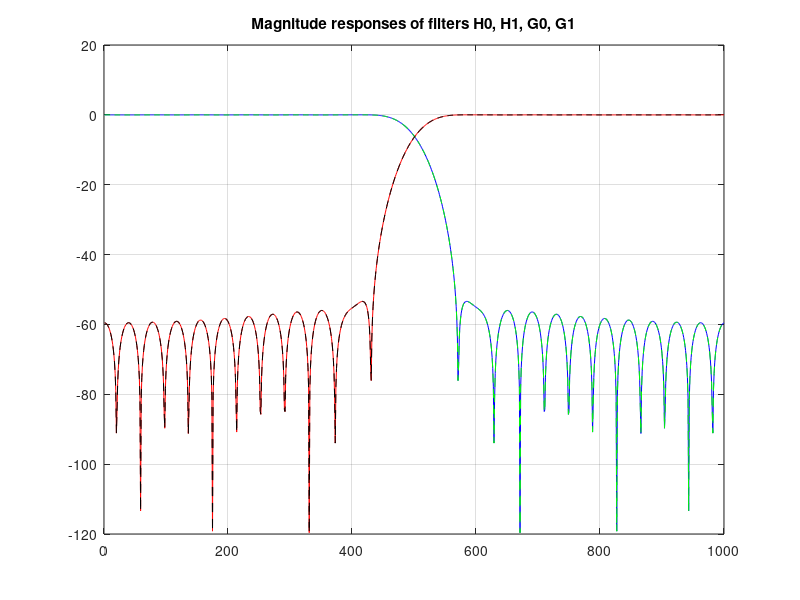
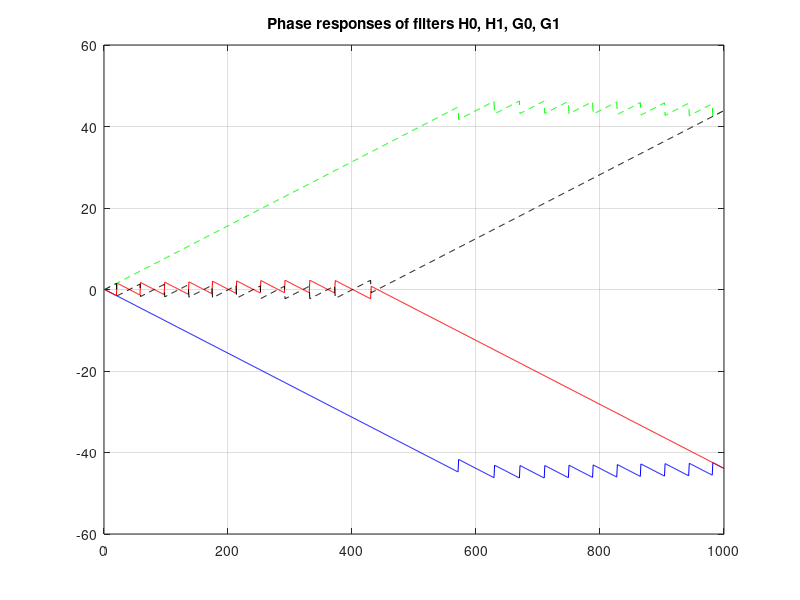
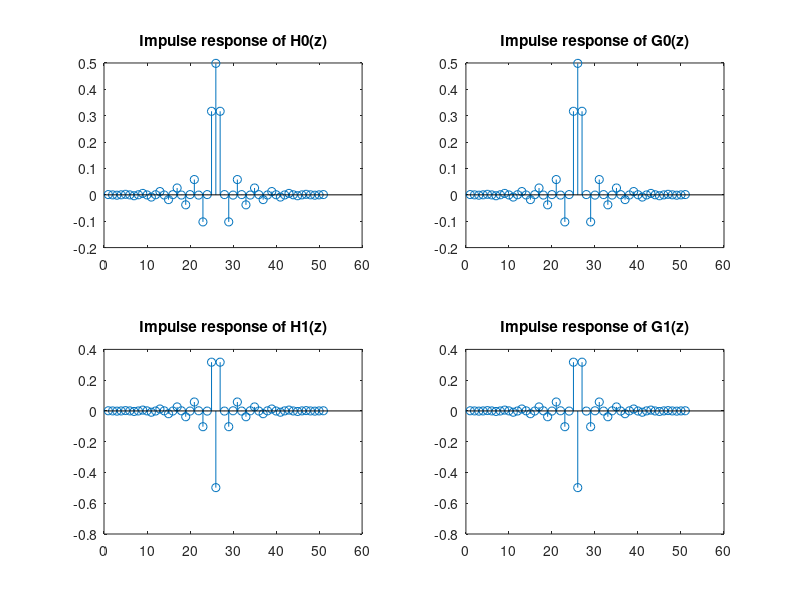
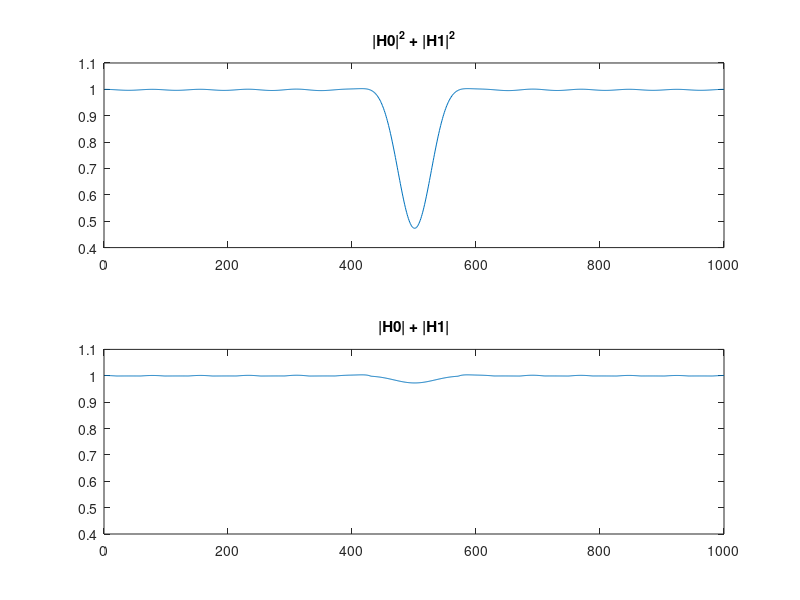

These charts were generated, in order, by the following MATLAB code: (Note: this script raises an error after producing the figures.)
% Multi-band signal processing - filter banks

%%%%%%%%%%%%%%%%%%%%%%%%%%%%%%%%%%%%%%%%%%%%%%%%%%
% Design of filters
%%%%%%%%%%%%%%%%%%%%%%%%%%%%%%%%%%%%%%%%%%%%%%%%%%

fs=16000;

% MATLAB prototype
%%%%%%%%%%%%%%%%%%%%%%%%
M=50;
b0=fir1(M,0.5,'low');

% Perfect reconstruction filter bank (QMF filters)
%%%%%%%%%%%%%%%%%%%%%%%%%%%%%%%%%%%%%%%%%%%%%%%%%%%
% b0= [ -0.0059, 0.0129, 0.0013, -0.0274, 0.0086, 0.0510, -0.0338, -0.1001, 0.1243, 0.4688, 0.4688, 0.1243, -0.1001, -0.0338, 0.0510, 0.0086, -0.0274, 0.0013, 0.0129, -0.0059 ] ;
% M=length(b0)-1;
    
H0=freqz(b0,1,1000) ;
H0abs=20*log10(abs(H0));

b1 = b0.*((-1).^(0:M));
H1=freqz(b1,1,1000) ;
H1abs=20*log10(abs(H1));

bg0 = fliplr(b0);
ag0 = [zeros(1,M) 1] ;
G0=freqz(bg0,ag0,1000);
G0abs=20*log10(abs(G0));

bg1 = fliplr(b1);
ag1 = [zeros(1,M) 1] ;
G1=freqz(bg1,ag1,1000);
G1abs=20*log10(abs(G1));

figure(1)
plot(H0abs,'b');
grid
hold on
plot(H1abs,'r');
plot(G0abs,'g--');
plot(G1abs,'k--');
hold off
title('Magnitude responses of filters H0, H1, G0, G1')

figure(2)
plot(unwrap(angle(H0)),'b');
grid
hold on
plot(unwrap(angle(H1)),'r');
plot(unwrap(angle(G0)),'g--');
plot(unwrap(angle(G1)),'k--');
hold off
title('Phase responses of filters H0, H1, G0, G1')


figure(3)
subplot(221)
stem(b0);
title('Impulse response of H0(z)')
subplot(223)
stem(b1)
title('Impulse response of H1(z)')
subplot(222)
stem(bg0);
title('Impulse response of G0(z)')
subplot(224)
stem(bg1)
title('Impulse response of G1(z)')

figure(4)
subplot(211)
plot(abs(H0).^2+abs(H1).^2);
title('|H0|^2 + |H1|^2')
a=axis;
subplot(212)
plot(abs(H0)+abs(H1));
title('|H0| + |H1|')
axis(a)

%% %%%%%%%%%%%%%%%%%%%%%%%%%%%%%%%%%%%%%%%%%%%%%%%%%
% Filtrace do pasem
%%%%%%%%%%%%%%%%%%%%%%%%%%%%%%%%%%%%%%%%%%%%%%%%%%%

s=loadbin('s0001.bin');

s0=filter(b0,1,s);
s1=filter(b1,1,s);

wlen=floor(0.032*fs);

figure(10)
subplot(211);
tt=(1:length(s))./fs;
plot(tt,s); xlim([0 max(tt)])
title('Input signal and its spectrogram');
subplot(212);
spectrogram(s,wlen,[],[],fs,'yaxis'); 
colorbar off;



figure(11)
subplot(211);
spectrogram(s0,wlen,[],[],fs,'yaxis'); 
colorbar off;
title('Signal s0 (after filtering to LFB)');
subplot(212);
spectrogram(s1,wlen,[],[],fs,'yaxis'); 
colorbar off;
title('Signal s1 (after filtering to HFB)');


%% %%%%%%%%%%%%%%%%%%%%%%%%%%%%%%%%%%%%%%%%%%%%%%%%%
% Decimation
%%%%%%%%%%%%%%%%%%%%%%%%%%%%%%%%%%%%%%%%%%%%%%%%%%%

z0=s0(1:2:length(s0)) ;
z1=s1(1:2:length(s1)) ;

figure(12)
subplot(211);
spectrogram(z0,wlen/2,[],[],fs/2,'yaxis'); 
colorbar off;
title('Spectrogram of decimated signal in LFB (z0)');
subplot(212);
spectrogram(z1,wlen/2,[],[],fs/2,'yaxis'); 
colorbar off;
title('Spectrogram of decimated signal in HFB (z1)');


%% %%%%%%%%%%%%%%%%%%%%%%%%%%%%%%%%%%%%%%%%%%%%%%%%%
% Interpolation - zero interlacing
%%%%%%%%%%%%%%%%%%%%%%%%%%%%%%%%%%%%%%%%%%%%%%%%%%%

x0=zeros(2*length(z0),1) ;
x1=zeros(2*length(z1),1) ;

x0(1:2:end)=z0 ;
x1(1:2:end)=z1 ;

figure(13)
subplot(211);
spectrogram(x0,wlen,[],[],fs,'yaxis'); 
colorbar off;
title('Spectrogram of zero-interpolated signal in LFB (x0)');
subplot(212);
spectrogram(x1,wlen,[],[],fs,'yaxis'); 
colorbar off;
title('Spectrogram of zero-interpolated signal in HFB (x1)');


%% %%%%%%%%%%%%%%%%%%%%%%%%%%%%%%%%%%%%%%%%%%%%%%%%%
% 2. krok interpolace - filtrace
%%%%%%%%%%%%%%%%%%%%%%%%%%%%%%%%%%%%%%%%%%%%%%%%%%%

% y0=filter(bg0,ag0,x0) ;
% y1=filter(bg1,ag1,x1) ;
y0=filter(bg0,1,x0) ;
y1=filter(bg1,1,x1) ;

figure(14)
subplot(211);
spectrogram(y0,wlen,[],[],fs,'yaxis'); 
colorbar off;
title('Spectrogram filtered interpolated signal in LFB');
subplot(212);
spectrogram(y1,wlen,[],[],fs,'yaxis'); 
colorbar off;
title('Spectrogram filtered interpolated signal in HFB');

%% %%%%%%%%%%%%%%%%%%%%%%%%%%%%%%%%%%%%%%%%%%%%%%%%%%%%
% Secteni signalu z obou pasem v puvodni fs
%%%%%%%%%%%%%%%%%%%%%%%%%%%%%%%%%%%%%%%%%%%%%%%%%%%%%%

y=2*(y0+y1) ;
y=y(1:length(s));

figure(15)
subplot(211);
tt=(1:length(y))./fs ;
plot(tt,y); xlim([0 max(tt)]) ;
title('Output signal');
subplot(212);
spectrogram(y,wlen,[],[],fs,'yaxis'); 
colorbar off;
title('Spectrogram of output signal');

%% ERROR SIGNAL ANALYSIS

e=s(1:end-M)-y(M+1:end);
% e=s-y;
figure(20)
% plot(e(11000:13000))
plot(e)

Pe=mean(e.^2);
Ps=mean(s.^2);
SNR_e=10*log10(Ps/Pe);

title(['Error signal, SNR_e = ' num2str(SNR_e) ' dB'])




